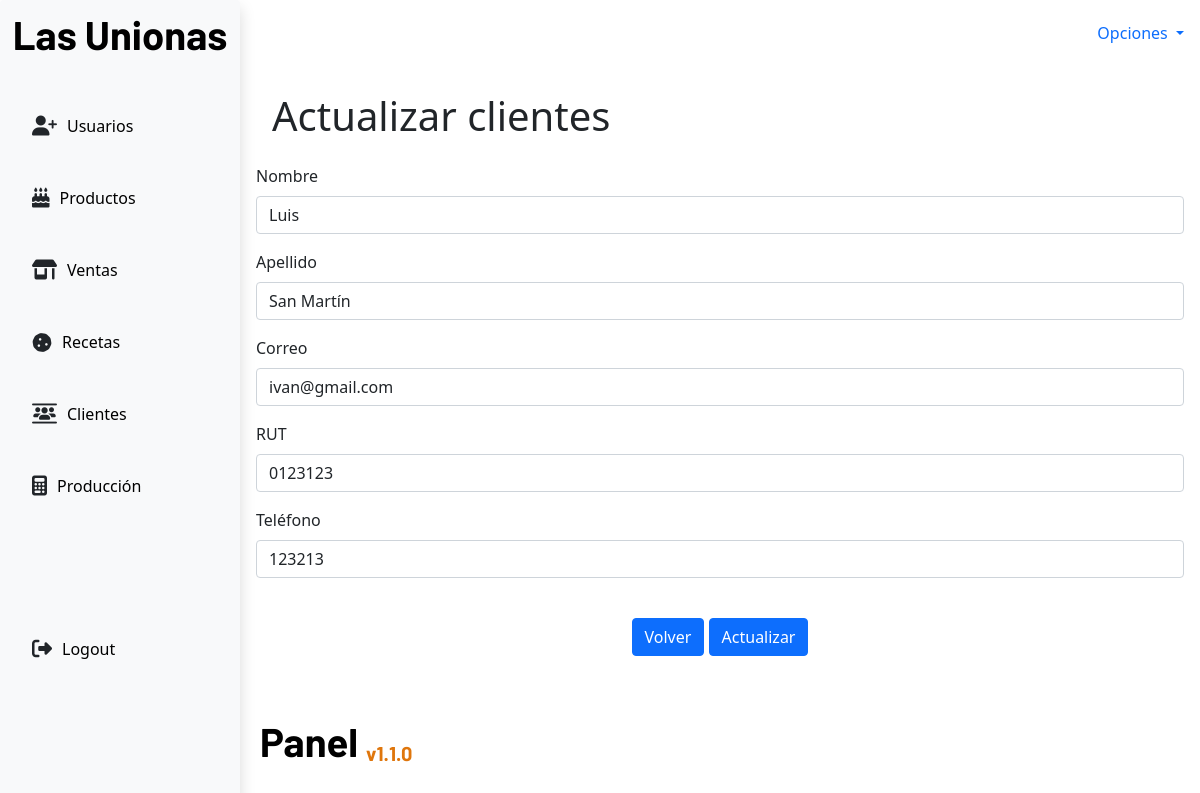
Page /clientContactsUpdate/7 on the committed database.
### app/models.py (models this page shows, shortened)
class ClientContacts(models.Model):
    name = models.CharField(max_length=50,null=False)
    lastname = models.CharField(max_length=50,null=False)
    email = models.EmailField(max_length=100,null=False)
    rut = models.CharField(max_length=13,null=False)
    phone = models.CharField(max_length=15,null='N/A')

### app/views.py (the view, shortened to what this page needs)
# urls.py: path('clientContactsUpdate/<int:id>',views.updateClientContacts,name='updateClientContacts'),
def updateClientContacts(request,id):
    client = ClientContacts.objects.get(id=id)
    return render(request,'clientContacts/clientUpdate.html',{'client':client})

### app/templates/clientContacts/clientUpdate.html (shortened to what this page needs)
{% extends 'base.html' %}
{% block content %}
<div>
    <div class="p-3">
        <h1>Actualizar clientes</h1>
    </div>
    <form  method="POST">
        <div class="mb-3">
          <label for="inputName" class="form-label">Nombre</label>
          <input type="text" class="form-control" name="name" id="inputName" value="{{client.name}}">
        </div>
        <div class="mb-3">
          <label for="inputLastName" class="form-label">Apellido</label>
          <input type="text" class="form-control" name="lastname" id="inputLastName" value="{{client.lastname}}">
        </div>
        <div class="mb-3">
          <label for="inputEmail" class="form-label">Correo</label>
          <input type="email" class="form-control" name="email" id="inputEmail" value="{{client.email}}">
        </div>
        <div class="mb-3">
          <label for="inputRut" class="form-label">RUT</label>
          <input type="text" class="form-control" name="rut" id="InputRut" value="{{client.rut}}">
        </div>
        <div class="mb-3">
          <label for="inputPhone" class="form-label">Teléfono</label>
          <input type="text" class="form-control" name="phone" id="InputPhone" value="{{client.phone}}">
        </div>
        <div class="text-center pt-4">
          <a class="btn btn-primary" href="{% url 'clientContacts'%}">Volver</a>
          <button type="submit" class="btn btn-primary text-center">Actualizar</button>
        </div>
      </form>
</div>
{% endblock content %}

### app/static/css/panel.css (style rules this page uses)
:root { --titles: "Barlow", sans-serif; --primary: #1ea4a2; --primary: #1ea4a2; --light: #eef0f4; --grey: #fafafa; --black: #06070a; --blackclaire: #1d2125; --oceanBlue: #172d4f; }
* { box-sizing: border-box; margin: 0; padding: 0; }
html, body { min-height: 100%; height: 100%; }

### rows in the picture
ClientContacts: name "Luis", lastname "San Martín", email "ivan@gmail.com", rut "0123123", phone "123213"
